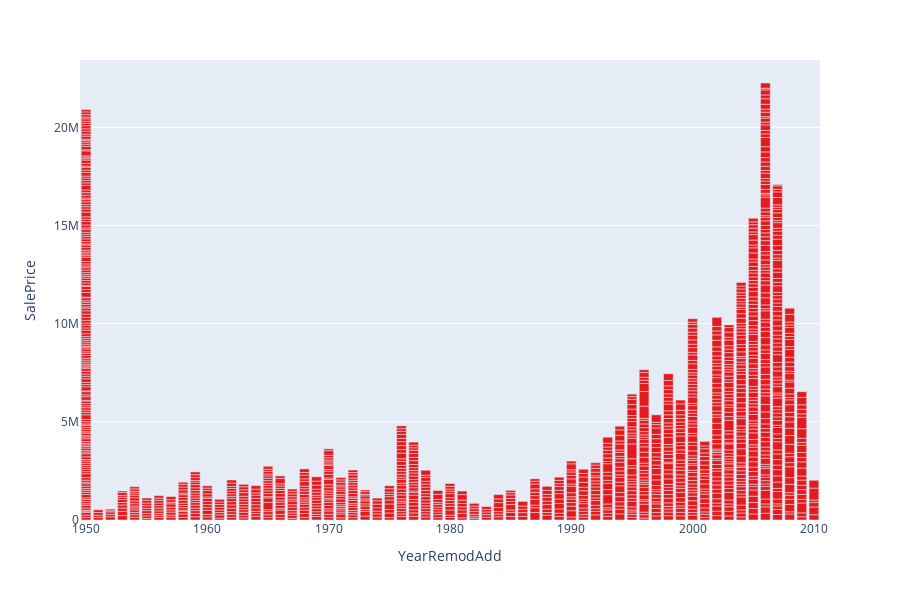

Here is the notebook cell this chart was saved with:
### Markdown cell above
- ## **YearRemodAdd vs SalePrice**

### Code cell
fig = px.bar(train, x="YearRemodAdd", y="SalePrice",
              barmode='group',
             height=600, color_discrete_sequence=px.colors.qualitative.Set1)
fig.show()

### Figure 1 — Plotly figure (JSON) as saved in the notebook; plotly's stock layout.template omitted (floating-point values rounded to 4 significant figures; data arrays with more than 128 entries replaced by an {"elided": "..."} marker saying what was removed)
{"data": [{"alignmentgroup": "True", "hovertemplate": "YearRemodAdd=%{x}<br>SalePrice=%{y}<extra></extra>", "legendgroup": "", "marker": {"color": "rgb(228,26,28)"}, "name": "", "offsetgroup": "", "orientation": "v", "showlegend": false, "textposition": "auto", "type": "bar", "x": {"elided": "1460 int values"}, "xaxis": "x", "y": {"elided": "1460 int values"}, "yaxis": "y"}], "layout": {"barmode": "group", "height": 600, "legend": {"tracegroupgap": 0}, "margin": {"t": 60}, "xaxis": {"anchor": "y", "domain": [0.0, 1.0], "title": {"text": "YearRemodAdd"}}, "yaxis": {"anchor": "x", "domain": [0.0, 1.0], "title": {"text": "SalePrice"}}}}
